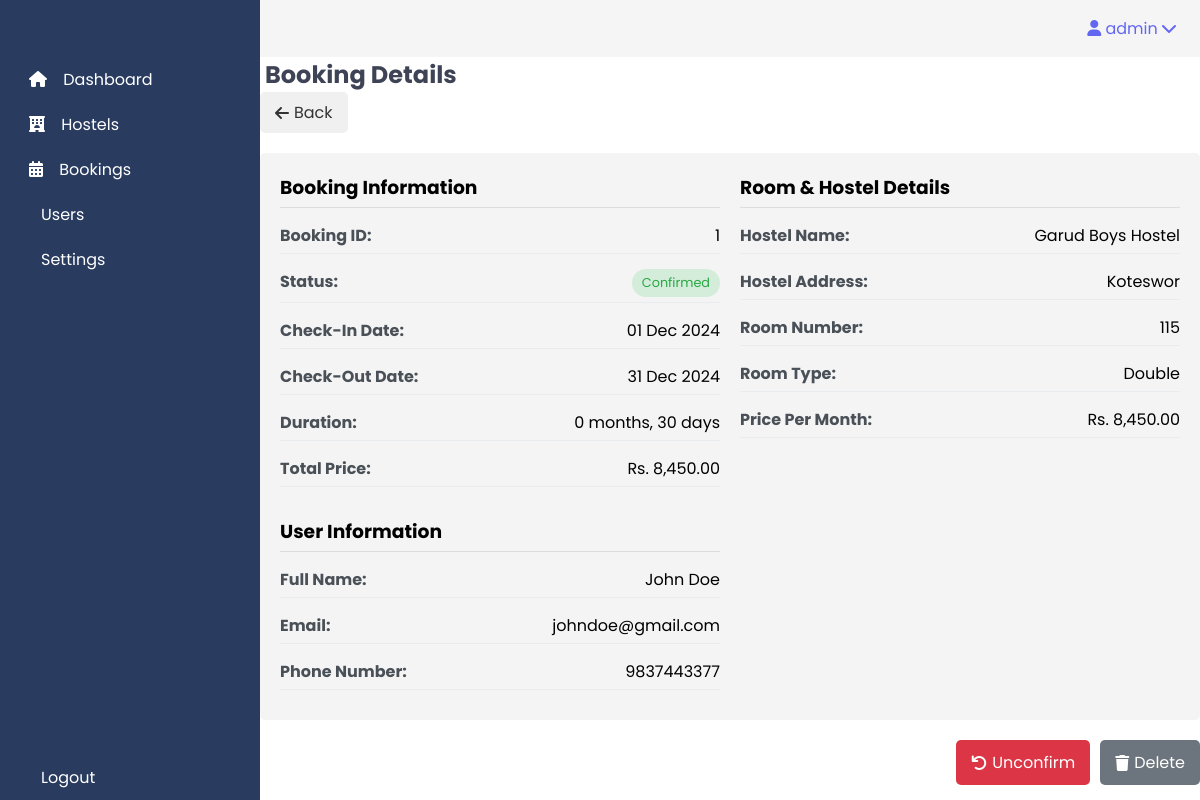
/admin/booking_details.php?id=1 (signed in), run on the app's committed database.
### tables this page shows
CREATE TABLE `bookings` (
  `BookingID` int(11) NOT NULL,
  `UserID` int(11) NOT NULL,
  `RoomID` int(11) NOT NULL,
  `CheckInDate` date NOT NULL,
  `CheckOutDate` date NOT NULL,
  `TotalPrice` decimal(10,2) DEFAULT NULL,
  `BookingStatus` enum('Pending','Confirmed','Cancelled') DEFAULT 'Pending',
  `CreatedAt` timestamp NOT NULL DEFAULT current_timestamp(),
  `HostelID` int(11) NOT NULL,
  `NumberOfOccupants` int(11) NOT NULL DEFAULT 1
);

CREATE TABLE `hostels` (
  `HostelID` int(11) NOT NULL,
  `Name` varchar(100) NOT NULL,
  `Address` varchar(255) NOT NULL,
  `City` varchar(50) DEFAULT NULL,
  `Description` text DEFAULT NULL,
  `ContactNumber` varchar(15) DEFAULT NULL,
  `AdminID` int(11) DEFAULT NULL,
  `CreatedAt` timestamp NOT NULL DEFAULT current_timestamp(),
  `TotalRooms` int(11) DEFAULT 0,
  `AvailableRooms` int(11) DEFAULT 0
);

CREATE TABLE `rooms` (
  `RoomID` int(11) NOT NULL,
  `RoomNumber` varchar(10) NOT NULL,
  `Floor` int(11) DEFAULT NULL,
  `HostelID` int(11) NOT NULL,
  `RoomType` enum('Single','Double','Dorm') NOT NULL,
  `PricePerMonth` decimal(10,2) NOT NULL,
  `AvailabilityStatus` enum('Available','Booked') DEFAULT 'Available',
  `MaxOccupancy` int(11) NOT NULL,
  `HasPrivateBathroom` tinyint(1) DEFAULT 0,
  `HasAirConditioning` tinyint(1) DEFAULT 0,
  `WindowView` enum('Street','Garden','Courtyard','No View') DEFAULT NULL,
  `SquareFootage` decimal(6,2) DEFAULT NULL,
  `FurnishingStatus` enum('Fully Furnished','Partially Furnished','Unfurnished') DEFAULT NULL,
  `AdditionalAmenities` text DEFAULT NULL,
  `CreatedAt` timestamp NOT NULL DEFAULT current_timestamp()
);

CREATE TABLE `users` (
  `UserID` int(11) NOT NULL,
  `Username` varchar(50) NOT NULL,
  `PasswordHash` varchar(255) NOT NULL,
  `FullName` varchar(100) DEFAULT NULL,
  `Email` varchar(100) DEFAULT NULL,
  `PhoneNumber` varchar(15) DEFAULT NULL,
  `CreatedAt` timestamp NOT NULL DEFAULT current_timestamp()
);

### admin/booking_details.php (the view, shortened to what this page needs)
<?php
require_once('../includes/db_connection.php');
$booking_id = intval($_GET['id']);
$sql = "SELECT
            b.BookingID,
            u.FullName AS UserName,
            u.Email AS UserEmail,
            u.PhoneNumber AS UserPhone,
            h.Name AS HostelName,
            h.Address AS HostelAddress,
            r.RoomNumber,
            r.RoomType,
            r.PricePerMonth,
            b.CheckInDate,
            b.CheckOutDate,
            b.TotalPrice,
            b.BookingStatus,
            b.CreatedAt
        FROM bookings b
        JOIN users u ON b.UserID = u.UserID
        JOIN rooms r ON b.RoomID = r.RoomID
        JOIN hostels h ON r.HostelID = h.HostelID
        WHERE b.BookingID = ?";
$stmt = $conn->prepare($sql);
$stmt->bind_param("i", $booking_id);
$stmt->execute();
$result = $stmt->get_result();
$booking = $result->fetch_assoc();
$check_in = new DateTime($booking['CheckInDate']);
$check_out = new DateTime($booking['CheckOutDate']);
$duration = $check_in->diff($check_out);
?>
<!DOCTYPE html>
<html lang="en">
<head>
    <link href="https://cdn.lineicons.com/4.0/lineicons.css" rel="stylesheet" />
    <link rel="stylesheet" href="https://cdnjs.cloudflare.com/ajax/libs/font-awesome/6.0.0/css/all.min.css">
    <link rel="stylesheet" href="../assets/css/admin.css">
</head>
<body>
    <div class="container">
        <?php include 'sidebar.php'; ?>
        <div class="main">
            <?php include 'navbar.php'; ?>
            <h2>Booking Details</h2>
            <div class="header-actions">
                <a href="view_bookings.php" class="back-btn"><i class="fas fa-arrow-left"></i> Back</a>
            </div>
            <div class="booking-details">
                <div>
                    <h3>Booking Information</h3>
                    <div class="detail-group">
                        <label>Booking ID:</label>
                        <span><?php echo htmlspecialchars($booking['BookingID']); ?></span>
                    </div>
                    <div class="detail-group">
                        <label>Status:</label>
                        <span class="status-badge status-<?php echo strtolower($booking['BookingStatus']); ?>">
                            <?php echo htmlspecialchars($booking['BookingStatus']); ?>
                        </span>
                    </div>
                    <div class="detail-group">
                        <label>Check-In Date:</label>
                        <span><?php echo date('d M Y', strtotime($booking['CheckInDate'])); ?></span>
                    </div>
                    <div class="detail-group">
                        <label>Check-Out Date:</label>
                        <span><?php echo date('d M Y', strtotime($booking['CheckOutDate'])); ?></span>
                    </div>
                    <div class="detail-group">
                        <label>Duration:</label>
                        <span><?php echo $duration->format('%m months, %d days'); ?></span>
                    </div>
                    <div class="detail-group">
                        <label>Total Price:</label>
                        <span>Rs. <?php echo number_format($booking['TotalPrice'], 2); ?></span>
                    </div>
                </div>
                <div>
                    <h3>Room & Hostel Details</h3>
                    <div class="detail-group">
                        <label>Hostel Name:</label>
                        <span><?php echo htmlspecialchars($booking['HostelName']); ?></span>
                    </div>
                    <div class="detail-group">
                        <label>Hostel Address:</label>
                        <span><?php echo htmlspecialchars($booking['HostelAddress']); ?></span>
                    </div>
                    <div class="detail-group">
                        <label>Room Number:</label>
                        <span><?php echo htmlspecialchars($booking['RoomNumber']); ?></span>
                    </div>
                    <div class="detail-group">
                        <label>Room Type:</label>
                        <span><?php echo htmlspecialchars($booking['RoomType']); ?></span>
                    </div>
                    <div class="detail-group">
                        <label>Price Per Month:</label>
                        <span>Rs. <?php echo number_format($booking['PricePerMonth'], 2); ?></span>
                    </div>
                </div>
                <div>
                    <h3>User Information</h3>
                    <div class="detail-group">
                        <label>Full Name:</label>
                        <span><?php echo htmlspecialchars($booking['UserName']); ?></span>
                    </div>
                    <div class="detail-group">
                        <label>Email:</label>
                        <span><?php echo htmlspecialchars($booking['UserEmail']); ?></span>
                    </div>
                    <div class="detail-group">
                        <label>Phone Number:</label>
                        <span><?php echo htmlspecialchars($booking['UserPhone'] ?? 'N/A'); ?></span>
                    </div>
                </div>
            </div>
            <div class="action-container">
                <?php if ($booking['BookingStatus'] == 'Pending'): ?>
                    <a href="?id=<?php echo $booking_id; ?>&action=approve"
                        class="action-btn btn-approve"
                        onclick="return confirm('Are you sure you want to approve this booking?');">
                        <i class="fas fa-check"></i> Approve
                    </a>
                    <a href="?id=<?php echo $booking_id; ?>&action=cancel"
                        class="action-btn btn-cancel"
                        onclick="return confirm('Are you sure you want to cancel this booking?');">
                        <i class="fas fa-times"></i> Cancel
                    </a>
                <?php elseif ($booking['BookingStatus'] == 'Confirmed'): ?>
                    <a href="?id=<?php echo $booking_id; ?>&action=unconfirm"
                        class="action-btn btn-cancel"
                        onclick="return confirm('Are you sure you want to unconfirm this booking?');">
                        <i class="fas fa-undo"></i> Unconfirm
                    </a>
                <?php endif; ?>
                <a href="?id=<?php echo $booking_id; ?>&action=delete"
                    class="action-btn btn-delete"
                    onclick="return confirm('Are you sure you want to delete this booking? This cannot be undone.');">
                    <i class="fas fa-trash"></i> Delete
                </a>
            </div>
        </div>
    </div>
</body>
</html>

### assets/css/admin.css (style rules this page uses)
a { text-decoration: none; color: #6366f1; }
h2 { margin-left: 5px; color: #3e4455; }
body { font-family: "Poppins", sans-serif; }
.container { display: flex; }
.main { display: flex; flex-direction: column; min-height: 100vh; width: 100%; overflow: hidden; }
.booking-details { display: grid; grid-template-columns: 1fr 1fr; gap: 20px; background-color: #f4f4f4; padding: 20px; border-radius: 5px; }
.booking-details h3 { margin-bottom: 10px; border-bottom: 1px solid #ddd; padding-bottom: 5px; }
.booking-details .detail-group { display: flex; justify-content: space-between; margin-bottom: 10px; padding: 5px 0; border-bottom: 1px solid #e9ecef; }
.booking-details .detail-group label { font-weight: bold; color: #495057; }
.status-badge { padding: 5px 10px; border-radius: 15px; font-size: 0.8em; }
.status-confirmed { background-color: #d4edda; color: #28a745; }
.action-container { display: flex; justify-content: flex-end; gap: 10px; margin-top: 20px; }
.action-btn { padding: 10px 15px; text-decoration: none; border-radius: 5px; display: inline-flex; align-items: center; gap: 5px; }
.btn-cancel { background-color: #dc3545; color: white; }
.btn-delete { background-color: #6c757d; color: white; }
.header-actions { display: flex; align-items: center; gap: 20px; margin-bottom: 20px; }
.back-btn { text-decoration: none; color: #333; padding: 8px 15px; border-radius: 5px; background-color: #f0f0f0; display: inline-flex; align-items: center; gap: 5px; }

### data on the page
bookings: BookingID "1", BookingStatus "Confirmed", CheckInDate "01 Dec 2024", CheckOutDate "31 Dec 2024", $duration->format('%m months, %d days') "0 months, 30 days", TotalPrice "8,450.00", HostelID.Name "Garud Boys Hostel", HostelID.Address "Koteswor", RoomID.RoomNumber "115", RoomID.RoomType "Double", RoomID.PricePerMonth "8,450.00", UserID.FullName "John Doe", UserID.Email "johndoe@gmail.com", UserID.PhoneNumber "9837443377"

### other printed values
$_SESSION['username'] "admin"
